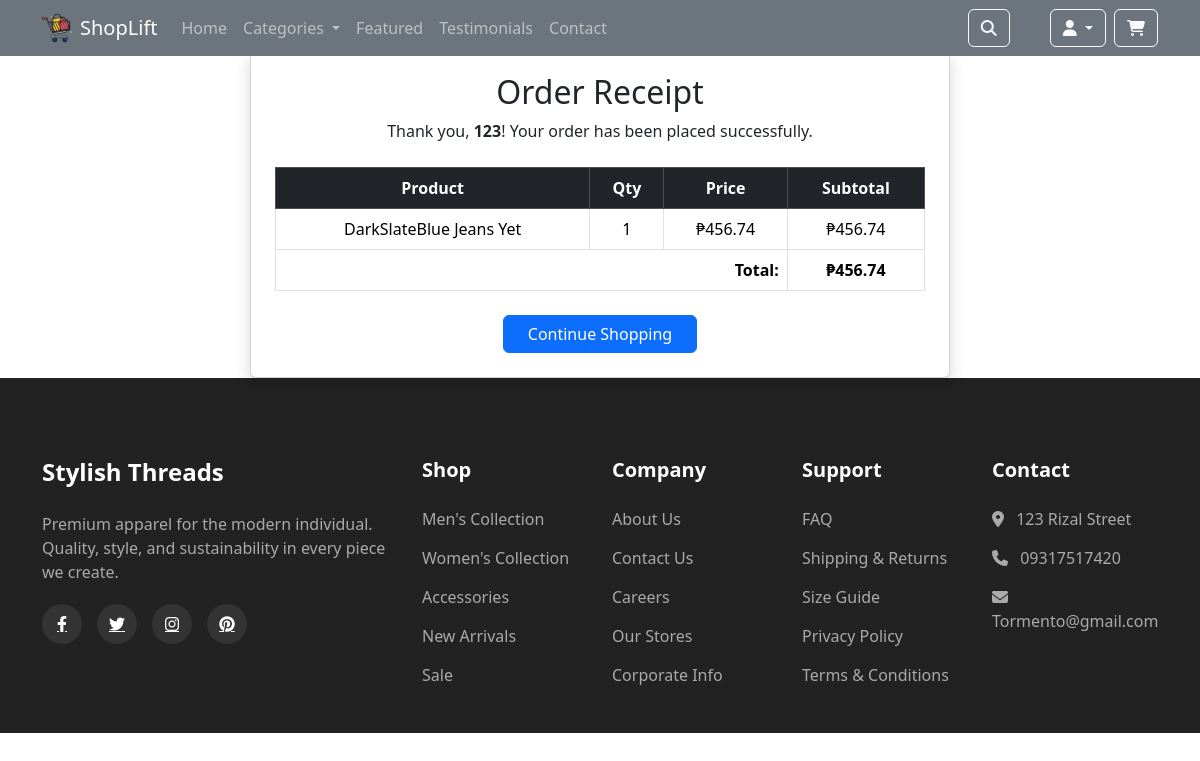
Screenshot of /receipt/1/ (signed in) with the database file from the repository.
### shoplift/models.py (models this page shows, shortened)
class OrderItem(models.Model):
    order = models.ForeignKey(Order, on_delete=models.CASCADE, related_name='items')
    product = models.ForeignKey(Product, on_delete=models.CASCADE)
    quantity = models.PositiveIntegerField()
    price = models.DecimalField(max_digits=10, decimal_places=2)  # Price at time of purchase
    @property
    def subtotal(self):
        return self.price * self.quantity

class Product(models.Model):
    name = models.CharField(max_length=200)
    category = models.ForeignKey(Category, on_delete=models.CASCADE, related_name='products')
    image_url = models.URLField(max_length=500, blank=True)
    price = models.DecimalField(max_digits=10, decimal_places=2)
    rating = models.FloatField()
    description = models.TextField(blank=True)
    available_sizes = models.CharField(max_length=100, help_text="Comma-separated sizes, e.g. S, M, L")
    available_colors = models.CharField(max_length=200, help_text="Comma-separated colors, e.g. Black, Red, Blue")

### shoplift/views.py (the view)
# urls.py: path('receipt/<int:order_id>/', views.receipt, name='receipt'),
@login_required(login_url='/login/')
def receipt(request, order_id):
    cart_count = CartItem.objects.filter(user=request.user).aggregate(total=models.Sum('quantity'))['total'] or 0
    categories = Category.objects.all()[:6]
    order = get_object_or_404(Order, id=order_id, user=request.user)
    order_items = OrderItem.objects.filter(order=order)
    total_price = sum(item.price * item.quantity for item in order_items)
    context = {
        'cart_count': cart_count,
        'order': order,
        'order_items': order_items,
        'total_price': total_price,
        'categories': categories
    }
    return render(request, 'order_receipt.html', context)

### templates/order_receipt.html
{% extends "base.html" %}
{% block content %}
<div class="d-flex justify-content-center mt-5">
    <div class="card shadow p-4" style="max-width: 700px; width: 100%;">
        <div class="text-center mb-4">
            <h2 class="mb-2">Order Receipt</h2>
            <p class="mb-0">Thank you, <strong>{{ user.username }}</strong>! Your order has been placed successfully.</p>
        </div>
        <div class="table-responsive">
            <table class="table table-bordered text-center mb-4">
                <thead class="table-dark">
                    <tr>
                        <th>Product</th>
                        <th>Qty</th>
                        <th>Price</th>
                        <th>Subtotal</th>
                    </tr>
                </thead>
                <tbody>
                    {% for item in order_items %}
                    <tr>
                        <td>{{ item.product.name }}</td>
                        <td>{{ item.quantity }}</td>
                        <td>₱{{ item.product.price }}</td>
                        <td>₱{{ item.subtotal }}</td>
                    </tr>
                    {% endfor %}
                    <tr>
                        <td colspan="3" class="text-end"><strong>Total:</strong></td>
                        <td><strong>₱{{ total_price }}</strong></td>
                    </tr>
                </tbody>
            </table>
        </div>
        <div class="text-center">
            <a href="{% url 'home' %}" class="btn btn-primary px-4">Continue Shopping</a>
        </div>
    </div>
</div>
{% endblock %}

### static/css/styles.css (style rules this page uses)
:root { --primary-color: #3a3a3a; --secondary-color: #f8f9fa; --accent-color: #ff6b6b; }
body { font-family: 'Segoe UI', Tahoma, Geneva, Verdana, sans-serif; overflow-x: hidden; }

### rows the page displays
OrderItem: product.name "DarkSlateBlue Jeans Yet", quantity "1", product.price "456.74", subtotal "456.74"

### other values shown
{{ user.username }} "123"
{{ total_price }} "456.74"
